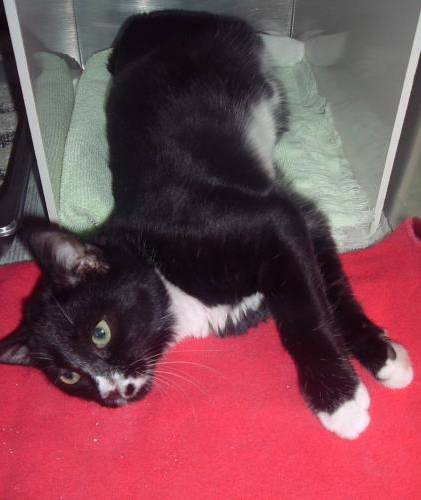
#> input picture dogs-vs-cats/train/cat.1165.jpg, 421 x 500 px, found by its file name; its folder holds 4 pictures in this run
$ python svm_cats_vs_dogs_classifier.py
#> lines starting #> are read from the running program, lines starting #| are printed output that depends on the picture
import os
import cv2
import numpy as np
import pandas as pd
from sklearn.model_selection import train_test_split
from sklearn.preprocessing import LabelEncoder
from sklearn.svm import SVC
from sklearn.decomposition import PCA
from sklearn.metrics import classification_report, accuracy_score

# Paths to the dataset folders
train_dir = 'C:/Users/ADMIN/Desktop/PRODIGY_ML_03/dogs-vs-cats/train/'
test_dir = 'C:/Users/ADMIN/Desktop/PRODIGY_ML_03/dogs-vs-cats/test1/'

# Function to load and preprocess images with a limit
def load_images(data_dir, max_cats=4000, max_dogs=4000):
#> called with max_cats = 4000, max_dogs = 4000
    images = []
    labels = []
    num_cats = 0
    num_dogs = 0

    for file in os.listdir(data_dir):
        if file.endswith('.jpg'):
            if 'cat' in file and num_cats < max_cats:
                label = 'cat'
                num_cats += 1
            elif 'dog' in file and num_dogs < max_dogs:
                label = 'dog'
                num_dogs += 1
            else:
                continue

            img_path = os.path.join(data_dir, file)
            img = cv2.imread(img_path, cv2.IMREAD_GRAYSCALE)
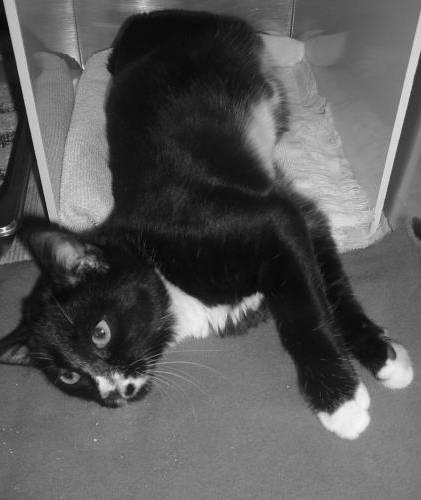
#> img: shape (500, 421); min 0, max 247, mean 89
            img = cv2.resize(img, (64, 64))  # Resize to 64x64
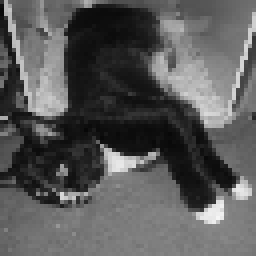
#> img: shape (64, 64) (shown 4 times larger); min 7, max 245, mean 89
            images.append(img)
            labels.append(label)

            # Stop loading once we have enough images
            if num_cats >= max_cats and num_dogs >= max_dogs:
                break
#> pass 2 of the loop in load_images, `for file in os.listdir(data_dir):`:
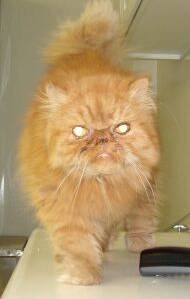
#> input picture dogs-vs-cats/train/cat.1341.jpg, 190 x 299 px, found by its file name
#> in load_images, `img = cv2.imread(img_path, cv2.IMREAD_GRAYSCALE)`:
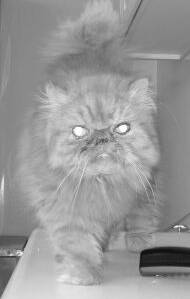
#> img: shape (299, 190); min 11, max 255, mean 152.8
#> in load_images, `img = cv2.resize(img, (64, 64))`:
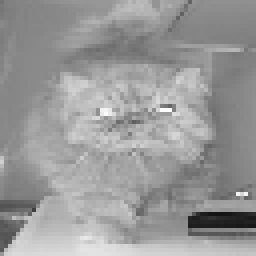
#> img: shape (64, 64) (shown 4 times larger); min 20, max 253, mean 152.8
#> pass 3 of the loop in load_images, `for file in os.listdir(data_dir):`:
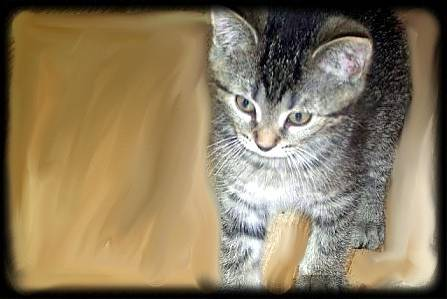
#> input picture dogs-vs-cats/train/cat.1346.jpg, 447 x 299 px, found by its file name
#> in load_images, `img = cv2.imread(img_path, cv2.IMREAD_GRAYSCALE)`:
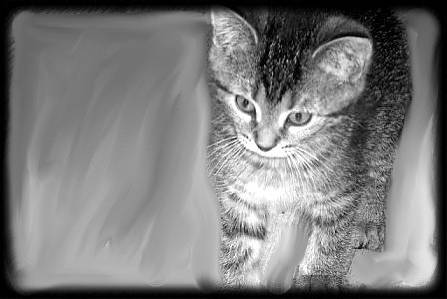
#> img: shape (299, 447); min 0, max 255, mean 124.2
#> in load_images, `img = cv2.resize(img, (64, 64))`:
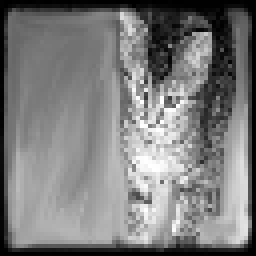
#> img: shape (64, 64) (shown 4 times larger); min 0, max 255, mean 124
#> the loop made 4 passes; the first 3 are shown

    return images, labels

# Load images
images, labels = load_images(train_dir, max_cats=4000, max_dogs=4000)

# Convert to numpy arrays
images = np.array(images)
labels = np.array(labels)

# Normalize images
images = images / 255.0

# Flatten images for SVM input
images_flattened = images.reshape(len(images), -1)

# Encode labels
le = LabelEncoder()
labels_encoded = le.fit_transform(labels)

# Split into train and test sets
X_train, X_test, y_train, y_test = train_test_split(images_flattened, labels_encoded, test_size=0.2, random_state=42)

# Apply PCA for dimensionality reduction
pca = PCA(n_components=100)
#> (the run stopped early here; a loop or call above may not have finished)
